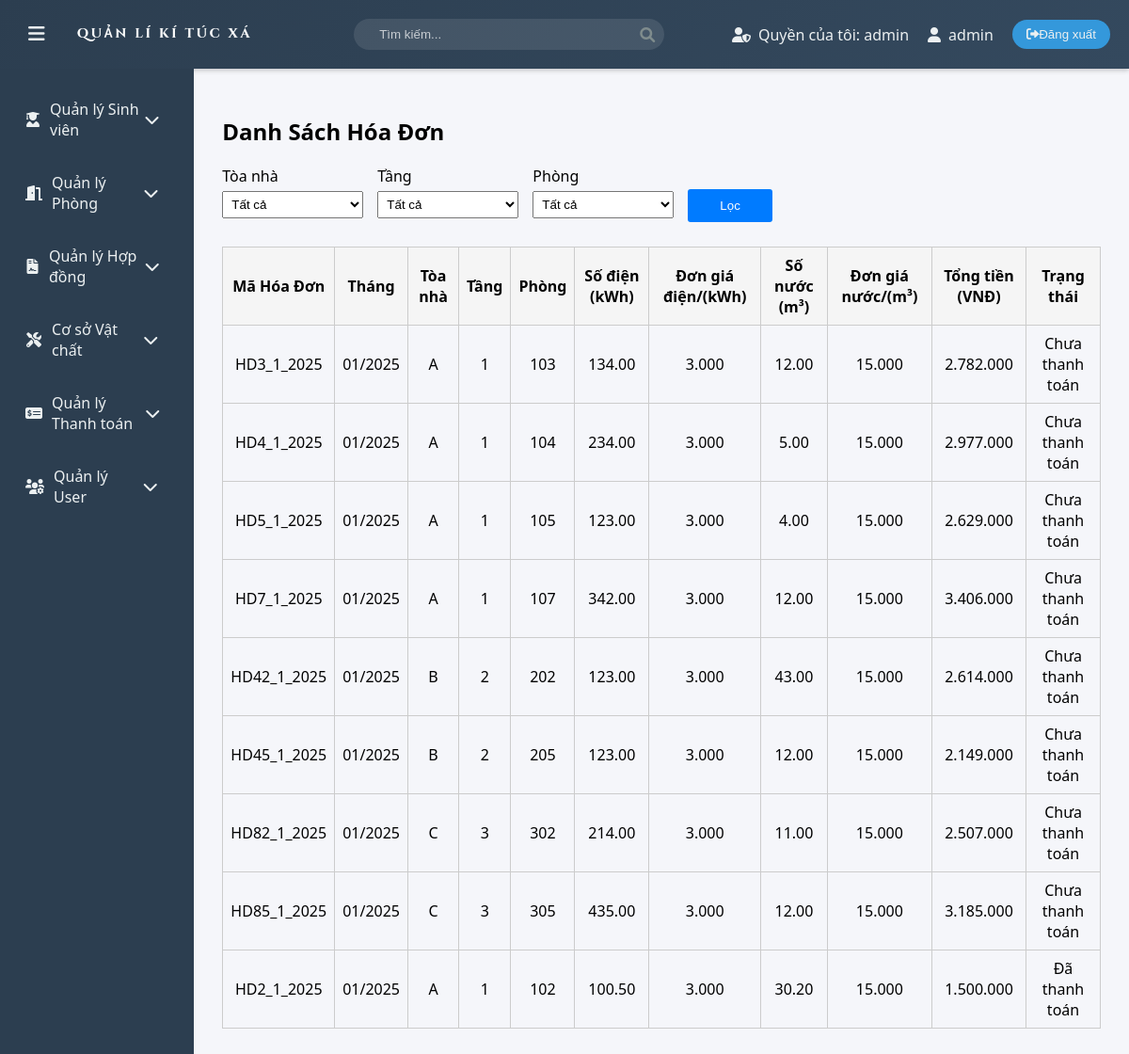
The app's page /php/admin/all_payments.php (signed in), older data.
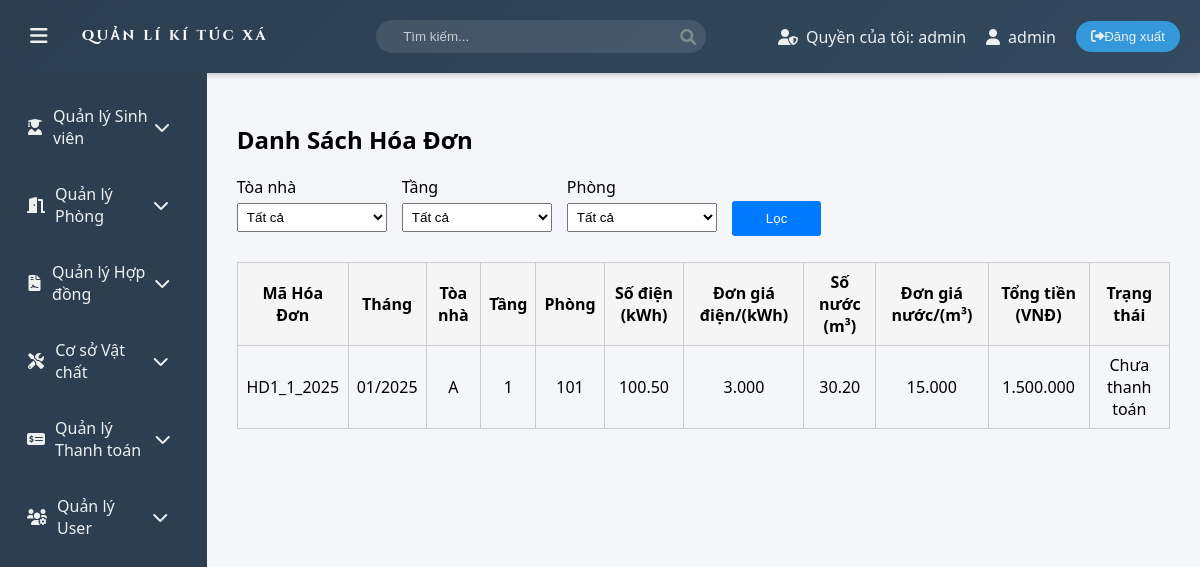
The same page, newer data.
### tables this page shows
CREATE TABLE Payments (
    payment_id INT AUTO_INCREMENT PRIMARY KEY,
    payment_code VARCHAR(50) UNIQUE NOT NULL,
    room_id INT,
    electricity_usage DECIMAL(10,2) DEFAULT 0.00,
    water_usage DECIMAL(10,2) DEFAULT 0.00,
    total_amount DECIMAL(10,2) NOT NULL,
    payment_status ENUM('unpaid', 'paid') DEFAULT 'unpaid',
    payment_date TIMESTAMP NULL DEFAULT NULL,
    created_at TIMESTAMP DEFAULT CURRENT_TIMESTAMP,
    FOREIGN KEY (room_id) REFERENCES Rooms(room_id) ON DELETE CASCADE
);

CREATE TABLE Rooms (
    room_id INT AUTO_INCREMENT PRIMARY KEY,
    room_code VARCHAR(50) UNIQUE NOT NULL,
    building VARCHAR(1) NOT NULL,
    floor INT NOT NULL,
    room_number VARCHAR(10) NOT NULL,
    capacity ENUM('2', '4', '8') NOT NULL,
    status ENUM('available', 'occupied', 'maintenance') DEFAULT 'available',
    price DECIMAL(10,2) NOT NULL
);

### php/admin/all_payments.php (the view, shortened to what this page needs)
<?php
include '../config/db_connect.php';
$electricity_rate = 3000;
$water_rate = 15000;
$sql_payments = "
    SELECT p.*, r.building, r.floor, r.room_number
    FROM Payments p
    INNER JOIN Rooms r ON p.room_id = r.room_id
    WHERE 1=1
";
$sql_payments .= " ORDER BY p.payment_date DESC";
$stmt_payments = $conn->prepare($sql_payments);
$stmt_payments->execute();
$result_payments = $stmt_payments->get_result();
?>
<!DOCTYPE html>
<html lang="vi">
<head>
    <link rel="stylesheet" href="../../assets/css/main.css">
    <link rel="stylesheet" href="../../assets/css/payments.css">
    <link rel="stylesheet" href="https://cdnjs.cloudflare.com/ajax/libs/font-awesome/6.0.0/css/all.min.css">
</head>
<body>
    <?php include 'layout/header.php'; ?>
    <div class="container">
        <?php include 'layout/menu.php'; ?>
        <main class="content">
            <div class="payments-all-container">
                <h2>Danh Sách Hóa Đơn</h2>
                <form method="GET" class="filter-form">
                    <div class="form-group">
                        <label for="building">Tòa nhà</label>
                        <select name="building" id="building">
                            <option value="">Tất cả</option>
                        </select>
                    </div>
                    <div class="form-group">
                        <label for="floor">Tầng</label>
                        <select name="floor" id="floor">
                            <option value="">Tất cả</option>
                        </select>
                    </div>
                    <div class="form-group">
                        <label for="room_id">Phòng</label>
                        <select name="room_id" id="room_id">
                            <option value="">Tất cả</option>
                        </select>
                    </div>
                    <button type="submit" class="filter-btn">Lọc</button>
                </form>
                <table>
                    <thead>
                        <tr>
                            <th>Mã Hóa Đơn</th>
                            <th>Tháng</th>
                            <th>Tòa nhà</th>
                            <th>Tầng</th>
                            <th>Phòng</th>
                            <th>Số điện (kWh)</th>
                            <th>Đơn giá điện/(kWh)</th>
                            <th>Số nước (m³)</th>
                            <th>Đơn giá nước/(m³)</th>
                            <th>Tổng tiền (VNĐ)</th>
                            <th>Trạng thái</th>
                        </tr>
                    </thead>
                    <tbody>
                        <?php while ($payment = $result_payments->fetch_assoc()): ?>
                            <tr>
                                <td><?php echo htmlspecialchars($payment['payment_code']); ?></td>
                                <td><?php echo date('m/Y', strtotime($payment['payment_date'])); ?></td>
                                <td><?php echo htmlspecialchars($payment['building']); ?></td>
                                <td><?php echo htmlspecialchars($payment['floor']); ?></td>
                                <td><?php echo htmlspecialchars($payment['room_number']); ?></td>
                                <td><?php echo htmlspecialchars($payment['electricity_usage']); ?></td>
                                <td><?php echo number_format($electricity_rate, 0, ',', '.');?></td>
                                <td><?php echo htmlspecialchars($payment['water_usage']); ?></td>
                                <td><?php echo number_format($water_rate, 0, ',', '.'); ?></td>
                                <td><?php echo number_format($payment['total_amount'], 0, ',', '.'); ?></td>
                                <td><?php echo htmlspecialchars($payment['payment_status'] == 'paid' ? 'Đã thanh toán' : 'Chưa thanh toán'); ?></td>
                            </tr>
                        <?php endwhile; ?>
                    </tbody>
                </table>
            </div>
        </main>
    </div>
</body>
</html>

Row changes from the older to the newer data that the page shows:
removed payments: payment_code "HD3_1_2025", payment_date "01/2025", room.building "A", room.floor "1", room.room_number "103", electricity_usage "134.00", water_usage "12.00", total_amount "2.782.000", payment_status "Chưa thanh toán"
removed payments: payment_code "HD4_1_2025", payment_date "01/2025", room.building "A", room.floor "1", room.room_number "104", electricity_usage "234.00", water_usage "5.00", total_amount "2.977.000", payment_status "Chưa thanh toán"
removed payments: payment_code "HD5_1_2025", payment_date "01/2025", room.building "A", room.floor "1", room.room_number "105", electricity_usage "123.00", water_usage "4.00", total_amount "2.629.000", payment_status "Chưa thanh toán"
removed payments: payment_code "HD7_1_2025", payment_date "01/2025", room.building "A", room.floor "1", room.room_number "107", electricity_usage "342.00", water_usage "12.00", total_amount "3.406.000", payment_status "Chưa thanh toán"
removed payments: payment_code "HD42_1_2025", payment_date "01/2025", room.building "B", room.floor "2", room.room_number "202", electricity_usage "123.00", water_usage "43.00", total_amount "2.614.000", payment_status "Chưa thanh toán"
removed payments: payment_code "HD45_1_2025", payment_date "01/2025", room.building "B", room.floor "2", room.room_number "205", electricity_usage "123.00", water_usage "12.00", total_amount "2.149.000", payment_status "Chưa thanh toán"
removed payments: payment_code "HD82_1_2025", payment_date "01/2025", room.building "C", room.floor "3", room.room_number "302", electricity_usage "214.00", water_usage "11.00", total_amount "2.507.000", payment_status "Chưa thanh toán"
removed payments: payment_code "HD85_1_2025", payment_date "01/2025", room.building "C", room.floor "3", room.room_number "305", electricity_usage "435.00", water_usage "12.00", total_amount "3.185.000", payment_status "Chưa thanh toán"
changed payments: payment_code "HD2_1_2025" → "HD1_1_2025"; room.room_number "102" → "101"; payment_status "Đã thanh toán" → "Chưa thanh toán"
